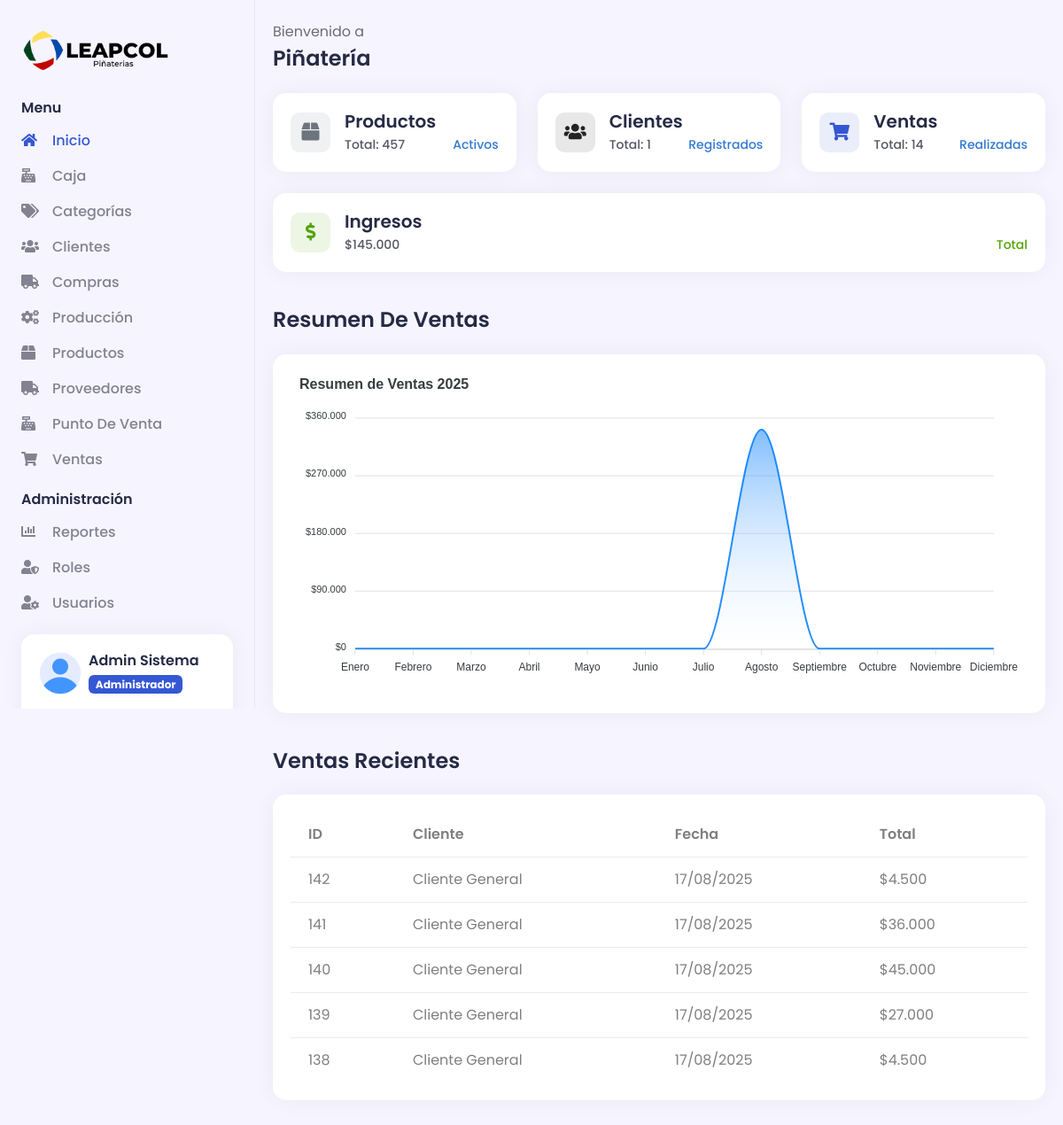
The app's page /dashboard (signed in) with its own data.
### tables this page shows
CREATE TABLE `modulos` (
  `id` int(11) NOT NULL,
  `nombre` varchar(50) NOT NULL,
  `descripcion` varchar(100) DEFAULT NULL,
  `icono` varchar(50) DEFAULT NULL,
  `url` varchar(100) NOT NULL,
  `estado` tinyint(1) NOT NULL DEFAULT 1
);

CREATE TABLE `ventas` (
  `id` int(11) NOT NULL,
  `cliente_id` int(11) DEFAULT NULL,
  `fecha_venta` datetime NOT NULL,
  `subtotal` decimal(10,2) NOT NULL DEFAULT 0.00,
  `impuestos` decimal(10,2) NOT NULL DEFAULT 0.00,
  `descuentos` decimal(10,2) NOT NULL DEFAULT 0.00,
  `total` decimal(10,2) NOT NULL DEFAULT 0.00,
  `pago_con` decimal(10,2) DEFAULT NULL,
  `cambio` decimal(10,2) DEFAULT NULL,
  `costo_total` decimal(10,2) NOT NULL DEFAULT 0.00,
  `ganancia` decimal(10,2) NOT NULL DEFAULT 0.00,
  `metodo_pago` tinyint(1) NOT NULL DEFAULT 1,
  `estado` tinyint(1) NOT NULL DEFAULT 1 COMMENT '1=Completada, 0=Anulada',
  `observaciones` text DEFAULT NULL,
  `destino` enum('normal','creacion') DEFAULT 'normal',
  `usuario_id` int(11) NOT NULL,
  `fecha_creacion` datetime NOT NULL DEFAULT current_timestamp()
);

### Views/Dashboard/dashboard.php (the view, shortened to what the rows shown need)
<?php
    headerAdmin($data);
?>
<div class="d2c_main px-0 px-md-2 py-4">
    <div class="container-fluid">
        <div class="row">
            <div class="col-xxl-5 mb-4">
                <div class="card">
                    <div class="card-body">
                        <div class="table-responsive">
                            <table class="table mb-0">
                                <thead>
                                    <tr>
                                        <th>ID</th>
                                        <th>Cliente</th>
                                        <th>Fecha</th>
                                        <th>Total</th>
                                    </tr>
                                </thead>
                                <tbody>
                                    <?php if(!empty($data['ventasRecientes'])): ?>
                                        <?php foreach($data['ventasRecientes'] as $venta): ?>
                                        <tr>
                                            <td><?= $venta['id'] ?></td>
                                            <td><?= $venta['cliente'] ?></td>
                                            <td><?= date('d/m/Y', strtotime($venta['fecha_venta'])) ?></td>
                                            <td>$<?= number_format($venta['total'], 0, ',', '.') ?></td>
                                        </tr>
                                        <?php endforeach; ?>
                                    <?php else: ?>
                                        <tr>
                                            <td colspan="4" class="text-center">No hay ventas registradas</td>
                                        </tr>
                                    <?php endif; ?>
                                </tbody>
                            </table>
                        </div>
                    </div>
                </div>
            </div>
        </div>
    </div>
</div>

### Views/Template/navbar.php (shortened to what the rows shown need)
<div class="d2c_sidebar offcanvas-lg offcanvas-start p-4" tabindex="-1" id="d2c_sidebar">
    <div class="d-flex flex-column">
        <ul class="navbar-nav flex-grow-1">
            <li class="nav-item">
                <ul class="sub-menu">
                    <?php
                    $userModules = getUserModules();
                    $mainModules = ['categorias', 'productos', 'produccion', 'clientes', 'proveedores', 'compras', 'pos', 'ventas', 'caja'];
                    foreach($userModules as $module):
                        if(in_array($module['url'], $mainModules)):
                    ?>
                    <li class="nav-item <?= (isset($data['page_name']) && $data['page_name'] == $module['url']) ? 'active' : '' ?>">
                        <a class="sub-menu-link" href="<?= BASE_URL ?><?= $module['url'] ?>">
                            <span class="d2c_icon">
                                <i class="<?= $module['icono'] ?>"></i>
                            </span>
                            <span> <?= $module['nombre'] ?> </span>
                        </a>
                    </li>
                    <?php
                        endif;
                    endforeach;
                    ?>
                </ul>
            </li>
            <?php
            $adminModules = ['usuarios', 'roles', 'reportes'];
            $hasAdminModules = false;
            foreach($userModules as $module) {
                if(in_array($module['url'], $adminModules)) {
                    $hasAdminModules = true;
                    break;
                }
            }
            if($hasAdminModules):
            ?>
            <li class="nav-item">
                <ul class="sub-menu collapse show" id="admin">
                    <?php
                    foreach($userModules as $module):
                        if(in_array($module['url'], $adminModules)):
                    ?>
                    <li class="nav-item <?= (isset($data['page_name']) && $data['page_name'] == $module['url']) ? 'active' : '' ?>">
                        <a class="sub-menu-link" href="<?= BASE_URL ?><?= $module['url'] ?>">
                            <span class="d2c_icon">
                                <i class="<?= $module['icono'] ?>"></i>
                            </span>
                            <span> <?= $module['nombre'] ?> </span>
                        </a>
                    </li>
                    <?php
                        endif;
                    endforeach;
                    ?>
                </ul>
            </li>
            <?php endif; ?>
        </ul>
    </div>
</div>

### records on screen
modulos: nombre "Caja"
modulos: nombre "Categorías"
modulos: nombre "Clientes"
modulos: nombre "Compras"
modulos: nombre "Producción"
modulos: nombre "Productos"
modulos: nombre "Proveedores"
modulos: nombre "Punto De Venta"
modulos: nombre "Ventas"
modulos: nombre "Reportes"
modulos: nombre "Roles"
modulos: nombre "Usuarios"
ventas: id "142", cliente "Cliente General", fecha_venta "17/08/2025", total "4.500"
ventas: id "141", cliente "Cliente General", fecha_venta "17/08/2025", total "36.000"
ventas: id "140", cliente "Cliente General", fecha_venta "17/08/2025", total "45.000"
ventas: id "139", cliente "Cliente General", fecha_venta "17/08/2025", total "27.000"
ventas: id "138", cliente "Cliente General", fecha_venta "17/08/2025", total "4.500"

### other values on screen
$_SESSION['userData']['nombre'] "Admin"
$_SESSION['userData']['apellido'] "Sistema"
$_SESSION['userData']['nombrerol'] "Administrador"
NOMBRE_EMPRESA "Piñatería"
$data['totalProductos'] "457"
$data['totalClientes'] "1"
$data['totalVentas'] "14"
$data['totalIngresos'] "145.000"
